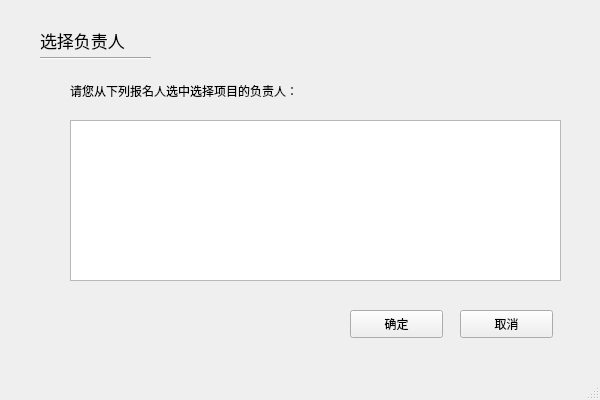
<?xml version="1.0" encoding="UTF-8"?>
<ui version="4.0">
 <class>ChooseManager</class>
 <widget class="QMainWindow" name="ChooseManager">
  <property name="geometry">
   <rect>
    <x>0</x>
    <y>0</y>
    <width>600</width>
    <height>400</height>
   </rect>
  </property>
  <property name="windowTitle">
   <string>MainWindow</string>
  </property>
  <widget class="QWidget" name="centralwidget">
   <widget class="QLabel" name="label">
    <property name="geometry">
     <rect>
      <x>40</x>
      <y>30</y>
      <width>121</width>
      <height>21</height>
     </rect>
    </property>
    <property name="font">
     <font>
      <pointsize>13</pointsize>
     </font>
    </property>
    <property name="text">
     <string>选择负责人</string>
    </property>
   </widget>
   <widget class="Line" name="line">
    <property name="geometry">
     <rect>
      <x>40</x>
      <y>50</y>
      <width>111</width>
      <height>16</height>
     </rect>
    </property>
    <property name="orientation">
     <enum>Qt::Horizontal</enum>
    </property>
   </widget>
   <widget class="QLabel" name="label_2">
    <property name="geometry">
     <rect>
      <x>70</x>
      <y>70</y>
      <width>381</width>
      <height>41</height>
     </rect>
    </property>
    <property name="text">
     <string>请您从下列报名人选中选择项目的负责人：</string>
    </property>
   </widget>
   <widget class="QTableWidget" name="managerCandidates">
    <property name="geometry">
     <rect>
      <x>70</x>
      <y>120</y>
      <width>491</width>
      <height>161</height>
     </rect>
    </property>
   </widget>
   <widget class="QPushButton" name="Comfirm">
    <property name="geometry">
     <rect>
      <x>350</x>
      <y>310</y>
      <width>93</width>
      <height>28</height>
     </rect>
    </property>
    <property name="text">
     <string>确定</string>
    </property>
   </widget>
   <widget class="QPushButton" name="Cancel">
    <property name="geometry">
     <rect>
      <x>460</x>
      <y>310</y>
      <width>93</width>
      <height>28</height>
     </rect>
    </property>
    <property name="text">
     <string>取消</string>
    </property>
   </widget>
  </widget>
  <widget class="QMenuBar" name="menubar">
   <property name="geometry">
    <rect>
     <x>0</x>
     <y>0</y>
     <width>600</width>
     <height>26</height>
    </rect>
   </property>
  </widget>
  <widget class="QStatusBar" name="statusbar"/>
 </widget>
 <resources/>
 <connections/>
</ui>
